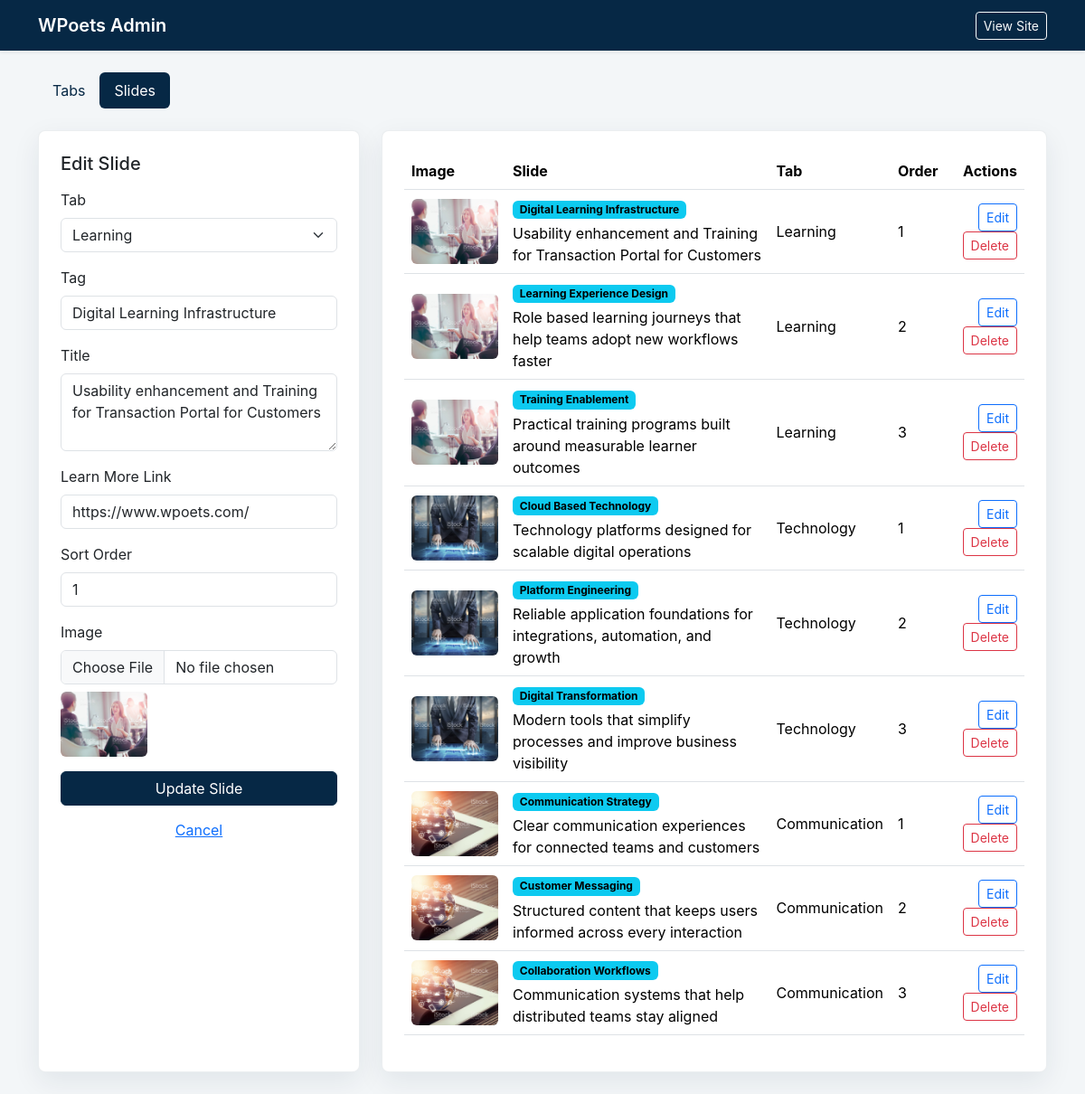
/admin/index.php?resource=slides&action=edit&id=1, run on the app's committed database.
### tables this page shows
CREATE TABLE slides (
  id INT UNSIGNED NOT NULL AUTO_INCREMENT,
  tab_id INT UNSIGNED NOT NULL,
  tag VARCHAR(120) NOT NULL,
  title VARCHAR(255) NOT NULL,
  image VARCHAR(255) NOT NULL,
  learn_more_link VARCHAR(255) NOT NULL DEFAULT '#',
  sort_order INT NOT NULL DEFAULT 0,
  PRIMARY KEY (id),
  INDEX idx_slides_tab_sort (tab_id, sort_order),
  CONSTRAINT fk_slides_tabs
    FOREIGN KEY (tab_id) REFERENCES tabs(id)
    ON DELETE CASCADE
    ON UPDATE CASCADE
);

CREATE TABLE tabs (
  id INT UNSIGNED NOT NULL AUTO_INCREMENT,
  title VARCHAR(120) NOT NULL,
  icon VARCHAR(255) DEFAULT NULL,
  sort_order INT NOT NULL DEFAULT 0,
  PRIMARY KEY (id),
  INDEX idx_tabs_sort_order (sort_order)
);

### controllers/AdminController.php (called while the page is built, shortened)
<?php
require_once __DIR__ . '/../models/Tab.php';
require_once __DIR__ . '/../models/Slide.php';
final class AdminController
{
    private Tab $tabs;
    private Slide $slides;
    public function __construct(private readonly PDO $db)
    {
        $this->tabs = new Tab($db);
        $this->slides = new Slide($db);
    }
    public function handle(): void
    {
        $resource = $_GET['resource'] ?? 'tabs';
        $action = $_GET['action'] ?? 'index';
        try {
            $this->renderPage($resource, $action);
        } catch (Throwable $exception) {
            $error = $exception->getMessage();
            $this->renderPage($resource, $action, $error);
        }
    }
    private function renderPage(string $resource, string $action, ?string $error = null): void
    {
        $tabs = $this->tabs->all();
        $slides = $this->slides->all();
        if ($resource === 'slides' && $action === 'edit') {
            $editingSlide = $this->slides->find((int) ($_GET['id'] ?? 0));
        }
        require __DIR__ . '/../views/admin/layout.php';
    }
}

### admin/index.php (called while the page is built, shortened)
<?php
require_once __DIR__ . '/../config/config.php';
require_once __DIR__ . '/../controllers/AdminController.php';
$controller = new AdminController(Database::connection());
$controller->handle();

### models/Slide.php (called while the page is built, shortened)
<?php
final class Slide
{
    public function all(): array
    {
        $stmt = $this->db->query(
            'SELECT slides.*, tabs.title AS tab_title
             FROM slides
             INNER JOIN tabs ON tabs.id = slides.tab_id
             ORDER BY tabs.sort_order ASC, slides.sort_order ASC, slides.id ASC'
        );
        return $stmt->fetchAll();
    }
    public function find(int $id): ?array
    {
        $stmt = $this->db->prepare('SELECT * FROM slides WHERE id = :id');
        $stmt->execute(['id' => $id]);
        $slide = $stmt->fetch();
        return $slide ?: null;
    }
}

### config/config.php (called while the page is built, shortened)
<?php
function e(?string $value): string
{
    return htmlspecialchars((string) $value, ENT_QUOTES, 'UTF-8');
}
function admin_url(string $query = ''): string
{
    $path = rtrim(BASE_URL, '/') . '/admin/index.php';
    return $query === '' ? $path : $path . '?' . ltrim($query, '?');
}

### models/Tab.php (called while the page is built, shortened)
<?php
final class Tab
{
    public function all(): array
    {
        $stmt = $this->db->query('SELECT * FROM tabs ORDER BY sort_order ASC, id ASC');
        return $stmt->fetchAll();
    }
}

### views/admin/slides.php (the view, shortened to what this page needs)
<?php
$isEditing = is_array($editingSlide);
$formAction = $isEditing ? admin_url('resource=slides&action=edit&id=' . (int) $editingSlide['id']) : admin_url('resource=slides&action=create');
?>
<div class="row g-4">
    <div class="col-lg-4">
        <div class="admin-card">
            <h1 class="h5 mb-3"><?= $isEditing ? 'Edit Slide' : 'Create Slide' ?></h1>
            <form method="post" action="<?= e($formAction) ?>" enctype="multipart/form-data">
                <div class="mb-3">
                    <label class="form-label" for="tab_id">Tab</label>
                    <select class="form-select" id="tab_id" name="tab_id" required>
                        <?php foreach ($tabs as $tab): ?>
                            <option value="<?= (int) $tab['id'] ?>" <?= (int) ($editingSlide['tab_id'] ?? 0) === (int) $tab['id'] ? 'selected' : '' ?>>
                                <?= e($tab['title']) ?>
                            </option>
                        <?php endforeach; ?>
                    </select>
                </div>
                <div class="mb-3">
                    <label class="form-label" for="tag">Tag</label>
                    <input class="form-control" id="tag" name="tag" required value="<?= e($editingSlide['tag'] ?? '') ?>">
                </div>
                <div class="mb-3">
                    <label class="form-label" for="title">Title</label>
                    <textarea class="form-control" id="title" name="title" rows="3" required><?= e($editingSlide['title'] ?? '') ?></textarea>
                </div>
                <div class="mb-3">
                    <label class="form-label" for="learn_more_link">Learn More Link</label>
                    <input class="form-control" id="learn_more_link" name="learn_more_link" value="<?= e($editingSlide['learn_more_link'] ?? '#') ?>">
                </div>
                <div class="mb-3">
                    <label class="form-label" for="sort_order">Sort Order</label>
                    <input class="form-control" id="sort_order" type="number" name="sort_order" value="<?= e((string) ($editingSlide['sort_order'] ?? 0)) ?>">
                </div>
                <div class="mb-3">
                    <label class="form-label" for="image">Image</label>
                    <input class="form-control" id="image" type="file" name="image" accept="image/*" <?= $isEditing ? '' : 'required' ?>>
                    <?php if (!empty($editingSlide['image'])): ?>
                        <img class="preview-slide mt-2" src="../<?= e($editingSlide['image']) ?>" alt="">
                    <?php endif; ?>
                </div>
                <button class="btn btn-primary w-100" type="submit"><?= $isEditing ? 'Update Slide' : 'Create Slide' ?></button>
                <?php if ($isEditing): ?>
                    <a class="btn btn-link w-100 mt-2" href="<?= e(admin_url('resource=slides')) ?>">Cancel</a>
                <?php endif; ?>
            </form>
        </div>
    </div>
    <div class="col-lg-8">
        <div class="admin-card">
            <div class="table-responsive">
                <table class="table align-middle">
                    <thead>
                    <tr>
                        <th>Image</th>
                        <th>Slide</th>
                        <th>Tab</th>
                        <th>Order</th>
                        <th class="text-end">Actions</th>
                    </tr>
                    </thead>
                    <tbody>
                    <?php foreach ($slides as $slide): ?>
                        <tr>
                            <td><img class="preview-slide" src="../<?= e($slide['image']) ?>" alt=""></td>
                            <td>
                                <span class="badge text-bg-info mb-1"><?= e($slide['tag']) ?></span>
                                <div><?= e($slide['title']) ?></div>
                            </td>
                            <td><?= e($slide['tab_title']) ?></td>
                            <td><?= e((string) $slide['sort_order']) ?></td>
                            <td class="text-end">
                                <a class="btn btn-sm btn-outline-primary" href="<?= e(admin_url('resource=slides&action=edit&id=' . (int) $slide['id'])) ?>">Edit</a>
                                <form class="d-inline" method="post" action="<?= e(admin_url('resource=slides&action=delete&id=' . (int) $slide['id'])) ?>" onsubmit="return confirm('Delete this slide?')">
                                    <button class="btn btn-sm btn-outline-danger" type="submit">Delete</button>
                                </form>
                            </td>
                        </tr>
                    <?php endforeach; ?>
                    </tbody>
                </table>
            </div>
        </div>
    </div>
</div>

### assets/css/admin.css (style rules this page uses)
:root { --navy: #062845; --soft: #f3f6f8; }
body { min-height: 100vh; background: var(--soft); font-family: "Inter", "Segoe UI", Arial, sans-serif; }
.admin-card { height: 100%; padding: 24px; border: 1px solid rgba(6, 40, 69, 0.08); border-radius: 8px; background: #ffffff; box-shadow: 0 10px 30px rgba(6, 40, 69, 0.08); }
.preview-slide { width: 96px; height: 72px; object-fit: cover; border-radius: 6px; }
.btn-primary { --bs-btn-bg: var(--navy); --bs-btn-border-color: var(--navy); --bs-btn-hover-bg: #0a3c63; --bs-btn-hover-border-color: #0a3c63; }

### data on the page
slides: tab_id "Learning", tag "Digital Learning Infrastructure", title "Usability enhancement and Training for Transaction Portal for Customers", learn_more_link "https://www.wpoets.com/", sort_order "1", image (picture), tab.title "Learning"
slides: image (picture), tag "Learning Experience Design", title "Role based learning journeys that help teams adopt new workflows faster", tab.title "Learning", sort_order "2"
slides: image (picture), tag "Training Enablement", title "Practical training programs built around measurable learner outcomes", tab.title "Learning", sort_order "3"
slides: image (picture), tag "Cloud Based Technology", title "Technology platforms designed for scalable digital operations", tab.title "Technology", sort_order "1"
slides: image (picture), tag "Platform Engineering", title "Reliable application foundations for integrations, automation, and growth", tab.title "Technology", sort_order "2"
slides: image (picture), tag "Digital Transformation", title "Modern tools that simplify processes and improve business visibility", tab.title "Technology", sort_order "3"
slides: image (picture), tag "Communication Strategy", title "Clear communication experiences for connected teams and customers", tab.title "Communication", sort_order "1"
slides: image (picture), tag "Customer Messaging", title "Structured content that keeps users informed across every interaction", tab.title "Communication", sort_order "2"
slides: image (picture), tag "Collaboration Workflows", title "Communication systems that help distributed teams stay aligned", tab.title "Communication", sort_order "3"
